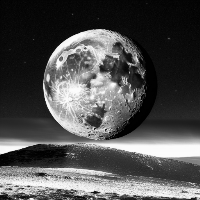
#> input picture images/week6/moon.png, 200 x 200 px
$ jupyter execute week6.ipynb
#> lines starting #> are read from the running program, lines starting #| are printed output that depends on the picture
[cell 1]
import cv2
import numpy as np
import matplotlib.pyplot as plt
from icecream import ic as log

[cell 2]
# Develop filter function that allowa user to assign weights and filter size by him/herself

def filtering_image(img, filterArray=None):
    if filterArray is None:
        filterSize = int(input("Enter filter size: "))
        filterWeights = []
        print("Enter filter weights in row major order")
        for i in range(filterSize):
            filterWeights.extend(list(map(int, input().split())))
        filterWeights = np.array(filterWeights).reshape(filterSize, filterSize)
        log(filterWeights)
    else:
        filterWeights = filterArray
        filterSize = filterWeights.shape[0]

    imageHeight, imageWidth = img.shape

    # get the padding size
    paddingSize = filterSize // 2

    # create a new image with padding
    newImage = np.zeros((imageHeight + paddingSize * 2, imageWidth + paddingSize * 2))
    newImage[paddingSize:paddingSize + imageHeight, paddingSize:paddingSize + imageWidth] = img

    # create a new image to store the result
    resultImage = np.zeros((imageHeight, imageWidth))
    for i in range(paddingSize, imageHeight + paddingSize):
        for j in range(paddingSize, imageWidth + paddingSize):
            roi = newImage[i - paddingSize:i + paddingSize + 1, j - paddingSize:j + paddingSize + 1]
            resultImage[i - paddingSize, j - paddingSize] = np.sum(roi * filterWeights)
    return resultImage

[cell 3]
# apply with box filter 3x3, 5x5, 7x7, 9x9
hw1ImagePath = "images/week6/moon.png"
image = cv2.imread(hw1ImagePath, cv2.IMREAD_GRAYSCALE)
#> image is the input picture: shape (200, 200); min 0, max 252, mean 80.6

# box filter 3x3
boxFilter3x3 = np.array([[1, 1, 1],
                         [1, 1, 1],
                         [1, 1, 1]]) / 9
boxFilter5x5 = np.array([[1, 1, 1, 1, 1],
                         [1, 1, 1, 1, 1],
                         [1, 1, 1, 1, 1],
                         [1, 1, 1, 1, 1],
                         [1, 1, 1, 1, 1]]) / 25
boxFilter7x7 = np.array([[1, 1, 1, 1, 1, 1, 1],
                         [1, 1, 1, 1, 1, 1, 1],
                         [1, 1, 1, 1, 1, 1, 1],
                         [1, 1, 1, 1, 1, 1, 1],
                         [1, 1, 1, 1, 1, 1, 1],
                         [1, 1, 1, 1, 1, 1, 1],
                         [1, 1, 1, 1, 1, 1, 1]]) / 49
boxFilter9x9 = np.array([[1, 1, 1, 1, 1, 1, 1, 1, 1],
                            [1, 1, 1, 1, 1, 1, 1, 1, 1],
                            [1, 1, 1, 1, 1, 1, 1, 1, 1],
                            [1, 1, 1, 1, 1, 1, 1, 1, 1],
                            [1, 1, 1, 1, 1, 1, 1, 1, 1],
                            [1, 1, 1, 1, 1, 1, 1, 1, 1],
                            [1, 1, 1, 1, 1, 1, 1, 1, 1],
                            [1, 1, 1, 1, 1, 1, 1, 1, 1],
                            [1, 1, 1, 1, 1, 1, 1, 1, 1]]) / 81

resultImage3x3 = filtering_image(image, boxFilter3x3)
resultImage5x5 = filtering_image(image, boxFilter5x5)
resultImage7x7 = filtering_image(image, boxFilter7x7)
resultImage9x9 = filtering_image(image, boxFilter9x9)
#> in filtering_image (call 4), `newImage[paddingSize:paddingSize + imageHeight, paddingSize:paddingSiz..`:
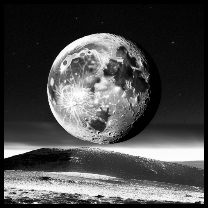
#> newImage: shape (208, 208) float64; min 0, max 252, mean 74.6

# RESULT
plt.figure(figsize=(10, 10))
plt.subplot(4, 2, 1)
plt.imshow(boxFilter3x3, cmap='gray')
plt.title('Box Filter 3x3')
plt.axis('off')
plt.subplot(4, 2, 2)
plt.imshow(resultImage3x3, cmap='gray')
plt.title('Output Image 3x3')
plt.axis('off')
plt.subplot(4, 2, 3)
plt.imshow(boxFilter5x5, cmap='gray')
plt.title('Box Filter 5x5')
plt.axis('off')
plt.subplot(4, 2, 4)
plt.imshow(resultImage5x5, cmap='gray')
plt.title('Output Image 5x5')
plt.axis('off')
plt.subplot(4, 2, 5)
plt.imshow(boxFilter7x7, cmap='gray')
plt.title('Box Filter 7x7')
plt.axis('off')
plt.subplot(4, 2, 6)
plt.imshow(resultImage7x7, cmap='gray')
plt.title('Output Image 7x7')
plt.axis('off')
plt.subplot(4, 2, 7)
plt.imshow(boxFilter9x9, cmap='gray')
plt.title('Box Filter 9x9')
plt.axis('off')
plt.subplot(4, 2, 8)
plt.imshow(resultImage9x9, cmap='gray')
plt.title('Output Image 9x9')
plt.axis('off')
plt.show()

[cell 4]
# apply with gaussian filter 3x3, 5x5, 7x7, 9x9
hw1ImagePath = "images/week6/moon.png"
image = cv2.imread(hw1ImagePath, cv2.IMREAD_GRAYSCALE)

gaussianFilter3x3 = np.array([[1, 2, 1],
                              [2, 4, 2],
                              [1, 2, 1]]) / 16
gaussianFilter5x5 = np.array([[1, 4, 6, 4, 1],
                              [4, 16, 24, 16, 4],
                              [6, 24, 36, 24, 6],
                              [4, 16, 24, 16, 4],
                              [1, 4, 6, 4, 1]]) / 256
gaussianFilter7x7 = np.array([[0, 0, 1, 2, 1, 0, 0],
                              [0, 3, 13, 22, 13, 3, 0],
                              [1, 13, 59, 97, 59, 13, 1],
                              [2, 22, 97, 159, 97, 22, 2],
                              [1, 13, 59, 97, 59, 13, 1],
                              [0, 3, 13, 22, 13, 3, 0],
                              [0, 0, 1, 2, 1, 0, 0]]) / 1003
gaussianFilter9x9 = np.array([[0, 0, 0, 1, 2, 1, 0, 0, 0],
                              [0, 2, 3, 13, 22, 13, 3, 2, 0],
                              [0, 3, 13, 59, 97, 59, 13, 3, 0],
                              [1, 13, 59, 97, 159, 97, 59, 13, 1],
                              [2, 22, 97, 159, 256, 159, 97, 22, 2],
                              [1, 13, 59, 97, 159, 97, 59, 13, 1],
                              [0, 3, 13, 59, 97, 59, 13, 3, 0],
                              [0, 2, 3, 13, 22, 13, 3, 2, 0],
                              [0, 0, 0, 1, 2, 1, 0, 0, 0]]) / 1394

resultImageGaussian3x3 = filtering_image(image, gaussianFilter3x3)
resultImageGaussian5x5 = filtering_image(image, gaussianFilter5x5)
resultImageGaussian7x7 = filtering_image(image, gaussianFilter7x7)
resultImageGaussian9x9 = filtering_image(image, gaussianFilter9x9)

# RESULT: plot result with gaussian filter
plt.figure(figsize=(10, 10))
plt.subplot(4, 2, 1)
plt.imshow(gaussianFilter3x3, cmap='gray')
plt.title('Gaussian Filter 3x3')
plt.axis('off')
plt.subplot(4, 2, 2)
plt.imshow(resultImageGaussian3x3, cmap='gray')
plt.title('Output Image 3x3')
plt.axis('off')
plt.subplot(4, 2, 3)
plt.imshow(gaussianFilter5x5, cmap='gray')
plt.title('Gaussian Filter 5x5')
plt.axis('off')
plt.subplot(4, 2, 4)
plt.imshow(resultImageGaussian5x5, cmap='gray')
plt.title('Output Image 5x5')
plt.axis('off')
plt.subplot(4, 2, 5)
plt.imshow(gaussianFilter7x7, cmap='gray')
plt.title('Gaussian Filter 7x7')
plt.axis('off')
plt.subplot(4, 2, 6)
plt.imshow(resultImageGaussian7x7, cmap='gray')
plt.title('Output Image 7x7')
plt.axis('off')
plt.subplot(4, 2, 7)
plt.imshow(gaussianFilter9x9, cmap='gray')
plt.title('Gaussian Filter 9x9')
plt.axis('off')
plt.subplot(4, 2, 8)
plt.imshow(resultImageGaussian9x9, cmap='gray')
plt.title('Output Image 9x9')
plt.axis('off')
plt.show()
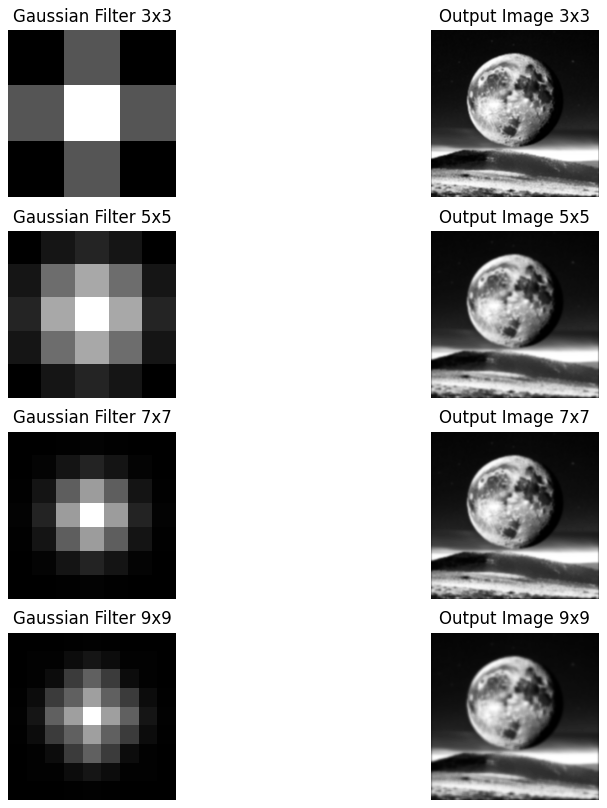
#> figure drawn by matplotlib, 8 panels

[cell 5]
# apply with mexican hat filter 3x3, 5x5, 7x7, 9x9
hw1ImagePath = "images/week6/moon.png"
image = cv2.imread(hw1ImagePath, cv2.IMREAD_GRAYSCALE)

maxicanHatFilter3x3 = np.array([[0, 1, 0],
                                [1, -4, 1],
                                [0, 1, 0]])
maxicanHatFilter5x5 = np.array([[0, 0, 1, 0, 0],
                                [0, 1, 2, 1, 0],
                                [1, 2, -16, 2, 1],
                                [0, 1, 2, 1, 0],
                                [0, 0, 1, 0, 0]])
maxicanHatFilter7x7 = np.array([[0, 0, 0, 1, 0, 0, 0],
                                [0, 0, 3, 8, 3, 0, 0],
                                [0, 3, 6, 0, 6, 3, 0],
                                [1, 8, 0, -24, 0, 8, 1],
                                [0, 3, 6, 0, 6, 3, 0],
                                [0, 0, 3, 8, 3, 0, 0],
                                [0, 0, 0, 1, 0, 0, 0]])
maxicanHatFilter9x9 = np.array([[0, 0, 0, 0, 1, 0, 0, 0, 0],
                                [0, 0, 0, 3, 6, 3, 0, 0, 0],
                                [0, 0, 3, 6, 0, 6, 3, 0, 0],
                                [0, 3, 6, 0, 0, 0, 6, 3, 0],
                                [1, 8, 0, 0, -40, 0, 0, 8, 1],
                                [0, 3, 6, 0, 0, 0, 6, 3, 0],
                                [0, 0, 3, 6, 0, 6, 3, 0, 0],
                                [0, 0, 0, 3, 6, 3, 0, 0, 0],
                                [0, 0, 0, 0, 1, 0, 0, 0, 0]])

resultImageMaxicanHat3x3 = filtering_image(image, maxicanHatFilter3x3)
resultImageMaxicanHat5x5 = filtering_image(image, maxicanHatFilter5x5)
resultImageMaxicanHat7x7 = filtering_image(image, maxicanHatFilter7x7)
resultImageMaxicanHat9x9 = filtering_image(image, maxicanHatFilter9x9)
#> after the loop in filtering_image (call 12), `for i in range(paddingSize, imageHeight + paddingSize):`:
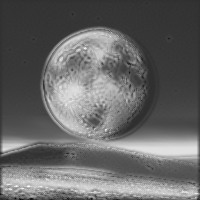
#> resultImage: shape (200, 200) float64; min -5135, max 22326, mean 6033.7; drawn with min black and max white

# RESULT
plt.figure(figsize=(10, 10))
plt.subplot(4, 2, 1)
plt.imshow(maxicanHatFilter3x3, cmap='gray')
plt.title('Maxican Hat Filter 3x3')
plt.axis('off')
plt.subplot(4, 2, 2)
plt.imshow(resultImageMaxicanHat3x3, cmap='gray')
plt.title('Output Image 3x3')
plt.axis('off')
plt.subplot(4, 2, 3)
plt.imshow(maxicanHatFilter5x5, cmap='gray')
plt.title('Maxican Hat Filter 5x5')
plt.axis('off')
plt.subplot(4, 2, 4)
plt.imshow(resultImageMaxicanHat5x5, cmap='gray')
plt.title('Output Image 5x5')
plt.axis('off')
plt.subplot(4, 2, 5)
plt.imshow(maxicanHatFilter7x7, cmap='gray')
plt.title('Maxican Hat Filter 7x7')
plt.axis('off')
plt.subplot(4, 2, 6)
plt.imshow(resultImageMaxicanHat7x7, cmap='gray')
plt.title('Output Image 7x7')
plt.axis('off')
plt.subplot(4, 2, 7)
plt.imshow(maxicanHatFilter9x9, cmap='gray')
plt.title('Maxican Hat Filter 9x9')
plt.axis('off')
plt.subplot(4, 2, 8)
plt.imshow(resultImageMaxicanHat9x9, cmap='gray')
plt.title('Output Image 9x9')
plt.axis('off')
plt.show()
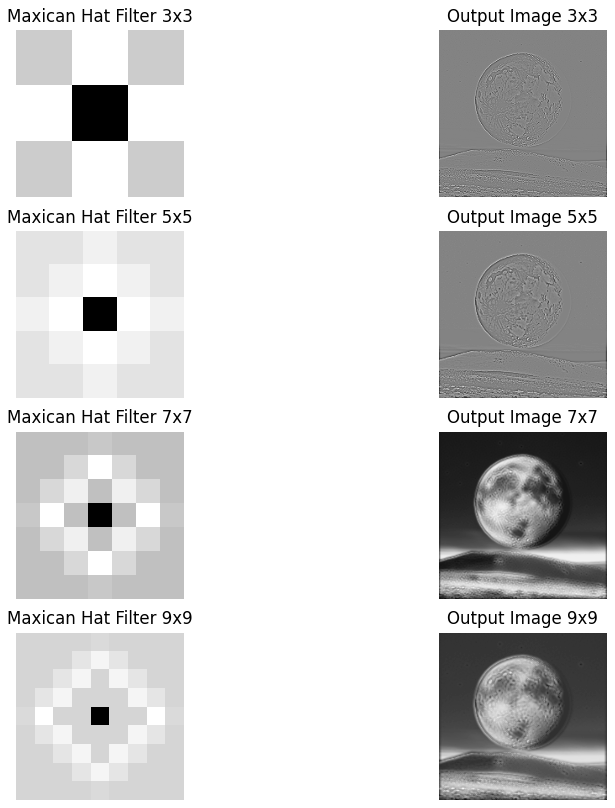
#> figure drawn by matplotlib, 8 panels

[cell 6]
# Self-study and summarize about How to decompose 2D filter into 1D filters
# Sample 2D filter
sample2DFilter = np.array([
    [0, 0, 1],
    [0, 0, 1],
    [0, 0, 0]
])

# check rank of the filter; if rank is 1, we can decompose it into 1D filters
rank = np.linalg.matrix_rank(sample2DFilter)
log(rank)

# decompose 2D filter into 1D filters using Singular Value Decomposition (SVD)
# A = U * S * V^T;
# A: 2D filter
# U: orthogonal eigenvectors of A * A^T
# S: diagonal matrix equal to the square root of the eigenvalues of A * A^T
u, s, vt = np.linalg.svd(sample2DFilter)

u = u[:, :rank]
s = s[:rank]
vt = vt[:rank, :]

# decompose 2D filter into 1D filters
filter1D1 = np.sqrt(s[0]) * u[:, 0]
filter1D2 = np.sqrt(s[0]) * vt[0, :]

reconstructedFilter = np.outer(filter1D1, filter1D2)
log(reconstructedFilter)

[cell 7]
def decompose_2d_filter_svd(filter2D):
    rank = np.linalg.matrix_rank(filter2D)

    # If rank is not 1, decomposition into 1D filters is not possible
    if rank != 1:
        print("The filter cannot be decomposed into 1D filters as it has rank:", rank)
        return None, None, None

    u, s, vt = np.linalg.svd(filter2D)
    u = u[:, :rank]
    s = s[:rank]
    vt = vt[:rank, :]

    filter1D1 = np.sqrt(s[0]) * u[:, 0]
    filter1D2 = np.sqrt(s[0]) * vt[0, :]

    reconstructedFilter = np.outer(filter1D1, filter1D2)

    return filter1D1, filter1D2, reconstructedFilter

[cell 8]
# generate a random 2D filter rank 1; 5*5
randomFilter = np.array([
    [0, 0, 1, 0, 0],
    [0, 0, 1, 0, 0],
    [0, 0, 1, 0, 0],
    [0, 0, 0, 0, 0],
    [0, 0, 0, 0, 0]
])

filter1D1, filter1D2, reconstructedFilter = decompose_2d_filter_svd(randomFilter)
log(filter1D1)
log(filter1D2)
log(reconstructedFilter)

[cell 9]
# HW3: Apply Max, Min, Median, and Weighted Median filters to 2 images and discuss effects of these filters

def filtering_image_max(img, filterSize=3):
#> called with filterSize = 3
    imageHeight, imageWidth = img.shape
#> imageHeight = 200; imageWidth = 200

    paddingSize = filterSize // 2
    newImage = np.zeros((imageHeight + paddingSize * 2, imageWidth + paddingSize * 2))
    newImage[paddingSize:paddingSize + imageHeight, paddingSize:paddingSize + imageWidth] = img

    resultImage = np.zeros((imageHeight, imageWidth))
    for i in range(paddingSize, imageHeight + paddingSize):
        for j in range(paddingSize, imageWidth + paddingSize):
            roi = newImage[i - paddingSize:i + paddingSize + 1, j - paddingSize:j + paddingSize + 1]
            resultImage[i - paddingSize, j - paddingSize] = np.max(roi)
    return resultImage

def filtering_image_min(img, filterSize=3):
#> called with filterSize = 3
    imageHeight, imageWidth = img.shape
#> imageHeight = 200; imageWidth = 200

    paddingSize = filterSize // 2
    newImage = np.zeros((imageHeight + paddingSize * 2, imageWidth + paddingSize * 2))
    newImage[paddingSize:paddingSize + imageHeight, paddingSize:paddingSize + imageWidth] = img

    resultImage = np.zeros((imageHeight, imageWidth))
    for i in range(paddingSize, imageHeight + paddingSize):
        for j in range(paddingSize, imageWidth + paddingSize):
            roi = newImage[i - paddingSize:i + paddingSize + 1, j - paddingSize:j + paddingSize + 1]
            resultImage[i - paddingSize, j - paddingSize] = np.min(roi)
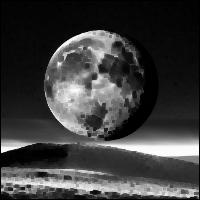
#> resultImage: shape (200, 200) float64; min 0, max 252, mean 61.2
    return resultImage

def filtering_image_median(img, filterSize=3):
#> called with filterSize = 3
    imageHeight, imageWidth = img.shape
#> imageHeight = 200; imageWidth = 200

    paddingSize = filterSize // 2
    newImage = np.zeros((imageHeight + paddingSize * 2, imageWidth + paddingSize * 2))
    newImage[paddingSize:paddingSize + imageHeight, paddingSize:paddingSize + imageWidth] = img

    resultImage = np.zeros((imageHeight, imageWidth))
    for i in range(paddingSize, imageHeight + paddingSize):
        for j in range(paddingSize, imageWidth + paddingSize):
            roi = newImage[i - paddingSize:i + paddingSize + 1, j - paddingSize:j + paddingSize + 1]
            resultImage[i - paddingSize, j - paddingSize] = np.median(roi)
    return resultImage

def filtering_image_weighted_median(img, filterSize=3, weights=None):
#> called with filterSize = 3
    imageHeight, imageWidth = img.shape
#> imageHeight = 200; imageWidth = 200
    paddingSize = filterSize // 2
    if weights is None:
        weights = np.ones((filterSize, filterSize), dtype=int)
    assert weights.shape == (filterSize, filterSize), "Weights matrix must match filter size"

    paddedImage = np.zeros((imageHeight + paddingSize * 2, imageWidth + paddingSize * 2))
    paddedImage[paddingSize:paddingSize + imageHeight, paddingSize:paddingSize + imageWidth] = img

    resultImage = np.zeros((imageHeight, imageWidth))
    for i in range(paddingSize, imageHeight + paddingSize):
        for j in range(paddingSize, imageWidth + paddingSize):
            roi = paddedImage[i - paddingSize:i + paddingSize + 1, j - paddingSize:j + paddingSize + 1]
            weighted_values = []
            for k in range(filterSize):
                for l in range(filterSize):
                    weighted_values.extend([roi[k, l]] * weights[k, l])
            resultImage[i - paddingSize, j - paddingSize] = np.median(weighted_values)
    return resultImage

[cell 10]
image1 = cv2.imread("images/week6/moon.png", cv2.IMREAD_GRAYSCALE)

resultImageMax = filtering_image_max(image1)
resultImageMin = filtering_image_min(image1)
resultImageMedian = filtering_image_median(image1)
resultImageWeightedMedian = filtering_image_weighted_median(image1)

plt.figure(figsize=(10, 10))
plt.subplot(2, 2, 1)
plt.imshow(resultImageMax, cmap='gray')
plt.title('Max Filter')
plt.axis('off')
plt.subplot(2, 2, 2)
plt.imshow(resultImageMin, cmap='gray')
plt.title('Min Filter')
plt.axis('off')
plt.subplot(2, 2, 3)
plt.imshow(resultImageMedian, cmap='gray')
plt.title('Median Filter')
plt.axis('off')
plt.subplot(2, 2, 4)
plt.imshow(resultImageWeightedMedian, cmap='gray')
plt.title('Weighted Median Filter')
plt.axis('off')
plt.show()

[cell 11]
# plot original image
plt.figure(figsize=(10, 10))
plt.imshow(image1, cmap='gray')
plt.title('Original Image')
plt.axis('off')
plt.show()

[cell 12]
image2 = cv2.imread("images/week6/butterfly.png", cv2.IMREAD_GRAYSCALE)
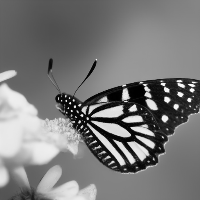
#> input picture images/week6/butterfly.png, 200 x 200 px
#> image2 is the input picture: shape (200, 200); min 0, max 254, mean 121.1

resultImageMax = filtering_image_max(image2)
#> call 2 of filtering_image_max, with filterSize = 3
#> in filtering_image_max (call 2), `newImage[paddingSize:paddingSize + imageHeight, paddingSize:paddingSiz..`:
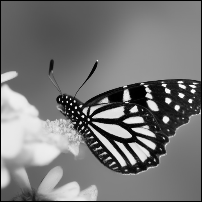
#> newImage: shape (202, 202) float64; min 0, max 254, mean 118.7
#> after the loop in filtering_image_max (call 2), `for i in range(paddingSize, imageHeight + paddingSize):`:
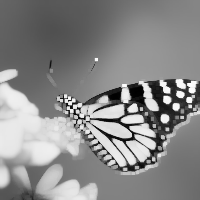
#> resultImage: shape (200, 200) float64; min 0, max 254, mean 137
resultImageMin = filtering_image_min(image2)
#> call 2 of filtering_image_min, with filterSize = 3
#> after the loop in filtering_image_min (call 2), `for i in range(paddingSize, imageHeight + paddingSize):`:
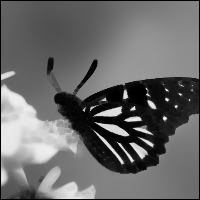
#> resultImage: shape (200, 200) float64; min 0, max 244, mean 105.8
resultImageMedian = filtering_image_median(image2)
#> call 2 of filtering_image_median, with filterSize = 3
#> after the loop in filtering_image_median (call 2), `for i in range(paddingSize, imageHeight + paddingSize):`:
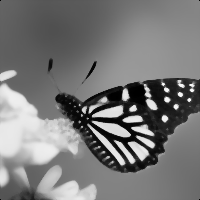
#> resultImage: shape (200, 200) float64; min 0, max 249, mean 120.2
resultImageWeightedMedian = filtering_image_weighted_median(image2)

plt.figure(figsize=(10, 10))
plt.subplot(2, 2, 1)
plt.imshow(resultImageMax, cmap='gray')
plt.title('Max Filter')
plt.axis('off')
plt.subplot(2, 2, 2)
plt.imshow(resultImageMin, cmap='gray')
plt.title('Min Filter')
plt.axis('off')
plt.subplot(2, 2, 3)
plt.imshow(resultImageMedian, cmap='gray')
plt.title('Median Filter')
plt.axis('off')
plt.subplot(2, 2, 4)
plt.imshow(resultImageWeightedMedian, cmap='gray')
plt.title('Weighted Median Filter')
plt.axis('off')
plt.show()
